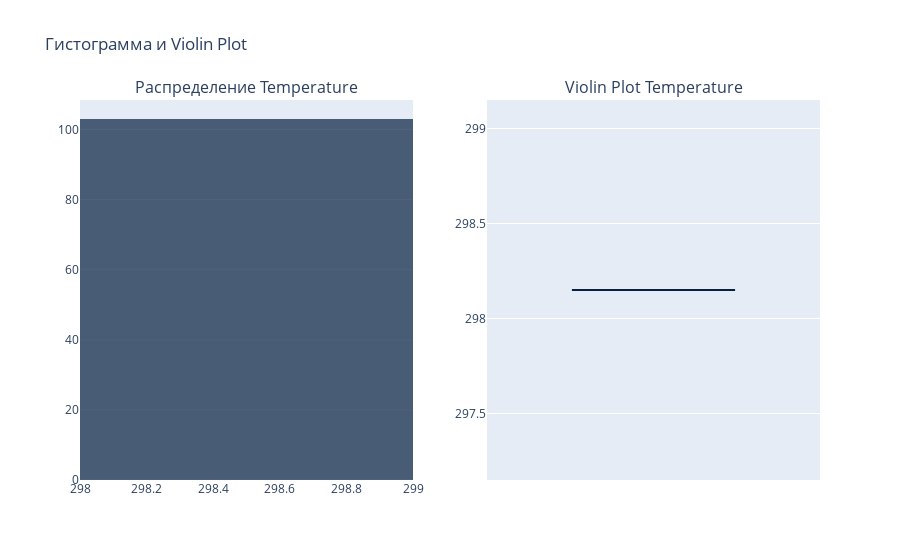

The notebook cell saved with this chart:
### Markdown cell above
В нашем датасете представлены дескрипторы, которые представляют дискретные и непрерывные переменные. Сначала мы будем работать с непрерывными переменными. Это G_Energy	и Temperature. Поскольку мы уже проанализировали G_Energy, остается только температура. Построим для нее гистограмму и Violin plot, чтобы посмотреть на распределение значений величин

### Code cell
fig = make_subplots(rows=1, cols=2, subplot_titles=['Распределение Temperature', 'Violin Plot Temperature'])

hist_fig = px.histogram(df, x="Temperature", nbins = 60,
                 color_discrete_sequence = colors,
                 opacity = 0.7)

fig.add_trace(hist_fig['data'][0], row=1, col=1) 

violin_fig = px.violin(df, y="Temperature", color_discrete_sequence = colors, box = True)  
fig.add_trace(violin_fig['data'][0], row=1, col=2) 

fig.update_layout(showlegend=False, title_text="Гистограмма и Violin Plot") 

fig.show()

### Figure 1 — Plotly figure (JSON) as saved in the notebook; plotly's stock layout.template omitted (floating-point values rounded to 4 significant figures)
{"data": [{"alignmentgroup": "True", "bingroup": "x", "hovertemplate": "Temperature=%{x}<br>count=%{y}<extra></extra>", "legendgroup": "", "marker": {"color": "#082040", "opacity": 0.7, "pattern": {"shape": ""}}, "name": "", "nbinsx": 60, "offsetgroup": "", "orientation": "v", "showlegend": false, "type": "histogram", "x": [298.1, 298.1, 298.1, 298.1, 298.1, 298.1, 298.1, 298.1, 298.1, 298.1, 298.1, 298.1, 298.1, 298.1, 298.1, 298.1, 298.1, 298.1, 298.1, 298.1, 298.1, 298.1, 298.1, 298.1, 298.1, 298.1, 298.1, 298.1, 298.1, 298.1, 298.1, 298.1, 298.1, 298.1, 298.1, 298.1, 298.1, 298.1, 298.1, 298.1, 298.1, 298.1, 298.1, 298.1, 298.1, 298.1, 298.1, 298.1, 298.1, 298.1, 298.1, 298.1, 298.1, 298.1, 298.1, 298.1, 298.1, 298.1, 298.1, 298.1, 298.1, 298.1, 298.1, 298.1, 298.1, 298.1, 298.1, 298.1, 298.1, 298.1, 298.1, 298.1, 298.1, 298.1, 298.1, 298.1, 298.1, 298.1, 298.1, 298.1, 298.1, 298.1, 298.1, 298.1, 298.1, 298.1, 298.1, 298.1, 298.1, 298.1, 298.1, 298.1, 298.1, 298.1, 298.1, 298.1, 298.1, 298.1, 298.1, 298.1, 298.1, 298.1, 298.1], "xaxis": "x", "yaxis": "y"}, {"alignmentgroup": "True", "box": {"visible": true}, "hovertemplate": "Temperature=%{y}<extra></extra>", "legendgroup": "", "marker": {"color": "#082040"}, "name": "", "offsetgroup": "", "orientation": "v", "scalegroup": "True", "showlegend": false, "type": "violin", "x0": " ", "xaxis": "x2", "y": [298.1, 298.1, 298.1, 298.1, 298.1, 298.1, 298.1, 298.1, 298.1, 298.1, 298.1, 298.1, 298.1, 298.1, 298.1, 298.1, 298.1, 298.1, 298.1, 298.1, 298.1, 298.1, 298.1, 298.1, 298.1, 298.1, 298.1, 298.1, 298.1, 298.1, 298.1, 298.1, 298.1, 298.1, 298.1, 298.1, 298.1, 298.1, 298.1, 298.1, 298.1, 298.1, 298.1, 298.1, 298.1, 298.1, 298.1, 298.1, 298.1, 298.1, 298.1, 298.1, 298.1, 298.1, 298.1, 298.1, 298.1, 298.1, 298.1, 298.1, 298.1, 298.1, 298.1, 298.1, 298.1, 298.1, 298.1, 298.1, 298.1, 298.1, 298.1, 298.1, 298.1, 298.1, 298.1, 298.1, 298.1, 298.1, 298.1, 298.1, 298.1, 298.1, 298.1, 298.1, 298.1, 298.1, 298.1, 298.1, 298.1, 298.1, 298.1, 298.1, 298.1, 298.1, 298.1, 298.1, 298.1, 298.1, 298.1, 298.1, 298.1, 298.1, 298.1], "y0": " ", "yaxis": "y2"}], "layout": {"annotations": [{"font": {"size": 16}, "showarrow": false, "text": "Распределение Temperature", "x": 0.225, "xanchor": "center", "xref": "paper", "y": 1, "yanchor": "bottom", "yref": "paper"}, {"font": {"size": 16}, "showarrow": false, "text": "Violin Plot Temperature", "x": 0.775, "xanchor": "center", "xref": "paper", "y": 1, "yanchor": "bottom", "yref": "paper"}], "showlegend": false, "title": {"text": "Гистограмма и Violin Plot"}, "xaxis": {"anchor": "y", "domain": [0, 0.45]}, "xaxis2": {"anchor": "y2", "domain": [0.55, 1]}, "yaxis": {"anchor": "x", "domain": [0, 1]}, "yaxis2": {"anchor": "x2", "domain": [0, 1]}}}
